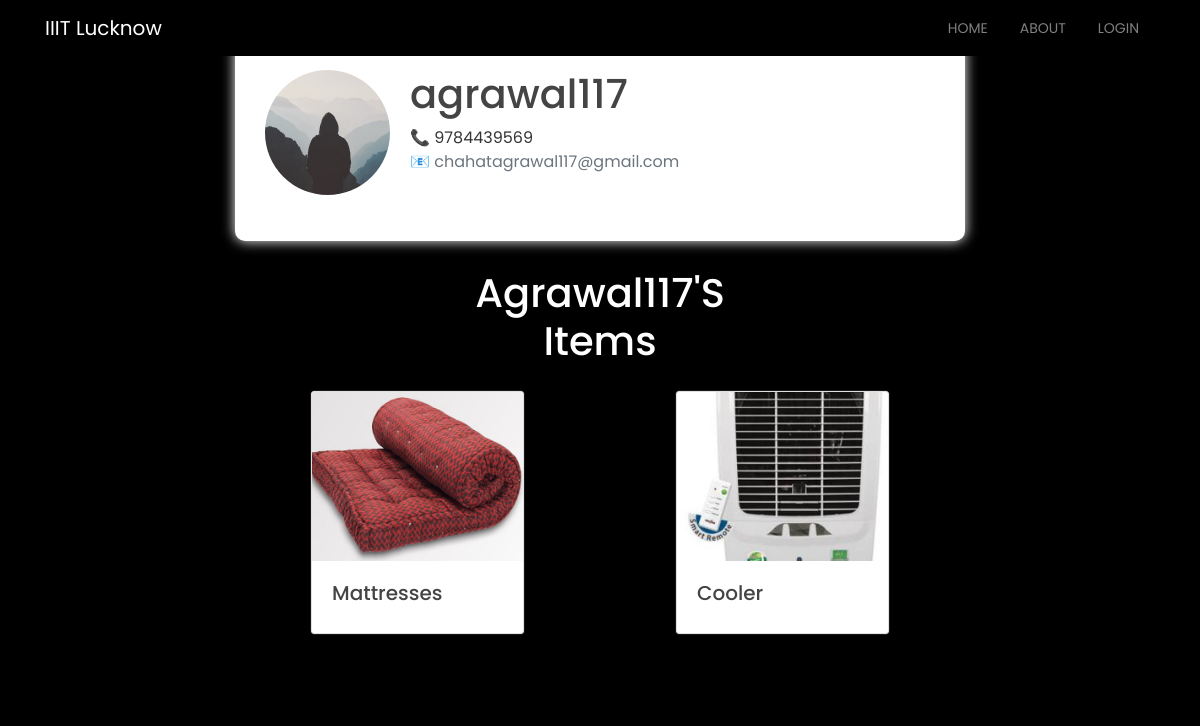
Page /user/agrawal117 on the committed database.
### trading/models.py (models this page shows, shortened)
class User(db.Model, UserMixin):
    id = db.Column(db.Integer, primary_key=True)
    username = db.Column(db.String(30), unique=True, nullable=False)
    enrollment = db.Column(db.String(10), unique=True, nullable=False)
    email = db.Column(db.String(120), unique=True, nullable=False)
    phone = db.Column(db.String(10), nullable=False)
    image_file = db.Column(db.String(20), nullable=False, default='default.jpg')
    password = db.Column(db.String(60), nullable=False)
    items = db.relationship('Item', backref='owner', lazy=True)

class Item(db.Model):
    id = db.Column(db.Integer, primary_key=True)
    name = db.Column(db.String(30), nullable=False)
    image_file = db.Column(db.String(30), nullable=False, default='table.jpg')
    user_id = db.Column(db.Integer, db.ForeignKey('user.id'), nullable=False)
    user_phone = db.Column(db.String(10), nullable=False)

### trading/routes.py (the view)
@app.route("/user/<string:username>")
def user(username):
    user = User.query.filter_by(username=username).first_or_404()
    return render_template('user.html', title=username+"'s Profile", user=user)

### trading/templates/user.html
{% extends "layout.html" %}
{% block content %}
    <div class="form-container">
      <div class="media">
          <img class="rounded-circle account-img" src="../static/profile_pics/{{ user.image_file }}">
          <div class="media-body">
              <h2 class="account-heading">{{ user.username }}</h2>
              📞 {{ user.phone }}
              <p class="text-secondary">📧 {{ user.email }}</p>
          </div>
      </div>
    </div>
    <section id="products" class="products py-5">
        <div class="container">
            <div class="row">
                <div class="col-10 mx-auto col-sm-6 text-center">
                    <h1 class="text-capitalize product-title">{{ user.username }}'s Items</h1>
                </div>
            </div>
            <div class="row product-items" id="product-items">
              {% for item in user.items %}
                <div class="col-10 col-sm-6 col-lg-4 mx-auto my-3">
                    <div class="card single-item">
                      <div class="img-container">
                        <img src="../static/item_pics/{{ item.image_file }}" class="card-img-top product-img" alt="">
                      </div>
                      <div class="card-body">
                        <div class="card-text d-flex justify-content-between text-capitalize text-center">
                          <h5 id="item-name" >{{ item.name }}</h5>
                        </div>
                      </div>
                    </div>
                </div>
              {% endfor %}
            </div>
        </div>
    </section>
 {% endblock %}

### trading/static/main.css (style rules this page uses)
body { font-family: 'Poppins', sans-serif; background: #000; color: #333333; }
h1, h2, h3, h4, h5, h6 { color: #444444; }
.form-container { position: relative; top: 5vh; background: #fff; padding: 30px; border-radius: 10px; box-shadow: 0px 0px 13px 0px #fff; }
.account-img { height: 125px; width: 125px; margin-right: 20px; margin-bottom: 16px; }
.account-heading { font-size: 2.5rem; }
#products { background:#000; }
.product-title { margin-top: 20px; margin-bottom: 10px; color: #fff; }
.single-item { display: inline-block; vertical-align: middle; transform: perspective(1px) translateZ(0); box-shadow: 0 0 1px rgb(247, 241, 241); position: relative; transition-duration: 0.3s; transition-property: transform; cursor: pointer; }
.single-item:before { pointer-events: none; position: absolute; z-index: -1; content: ''; top: 100%; left: 5%; height: 10px; width: 90%; opacity: 0; background: radial-gradient(ellipse at center, rgba(248, 248, 248, 0.35) 0%, rgba(247, 244, 244, 0) 80%); transition-duration: 0.3s; transition-property: transform, opacity; }
.img-container { position: relative; overflow: hidden; cursor: pointer; }
.img-container { display: inline-block; vertical-align: middle; -webkit-transform: perspective(1px) translateZ(0); transform: perspective(1px) translateZ(0); box-shadow: 0 0 1px rgba(0, 0, 0, 0); -webkit-transition-duration: 0.3s; transition-duration: 0.3s; -webkit-transition-property: box-shadow, transform; transition-property: box-shadow, transform; }

### rows in the picture
User: image_file (placeholder picture), username "agrawal117", phone "9784439569", email "chahatagrawal117@gmail.com", username "Agrawal117"
Item: image_file (picture), name "Mattresses"
Item: image_file (picture), name "Cooler"
